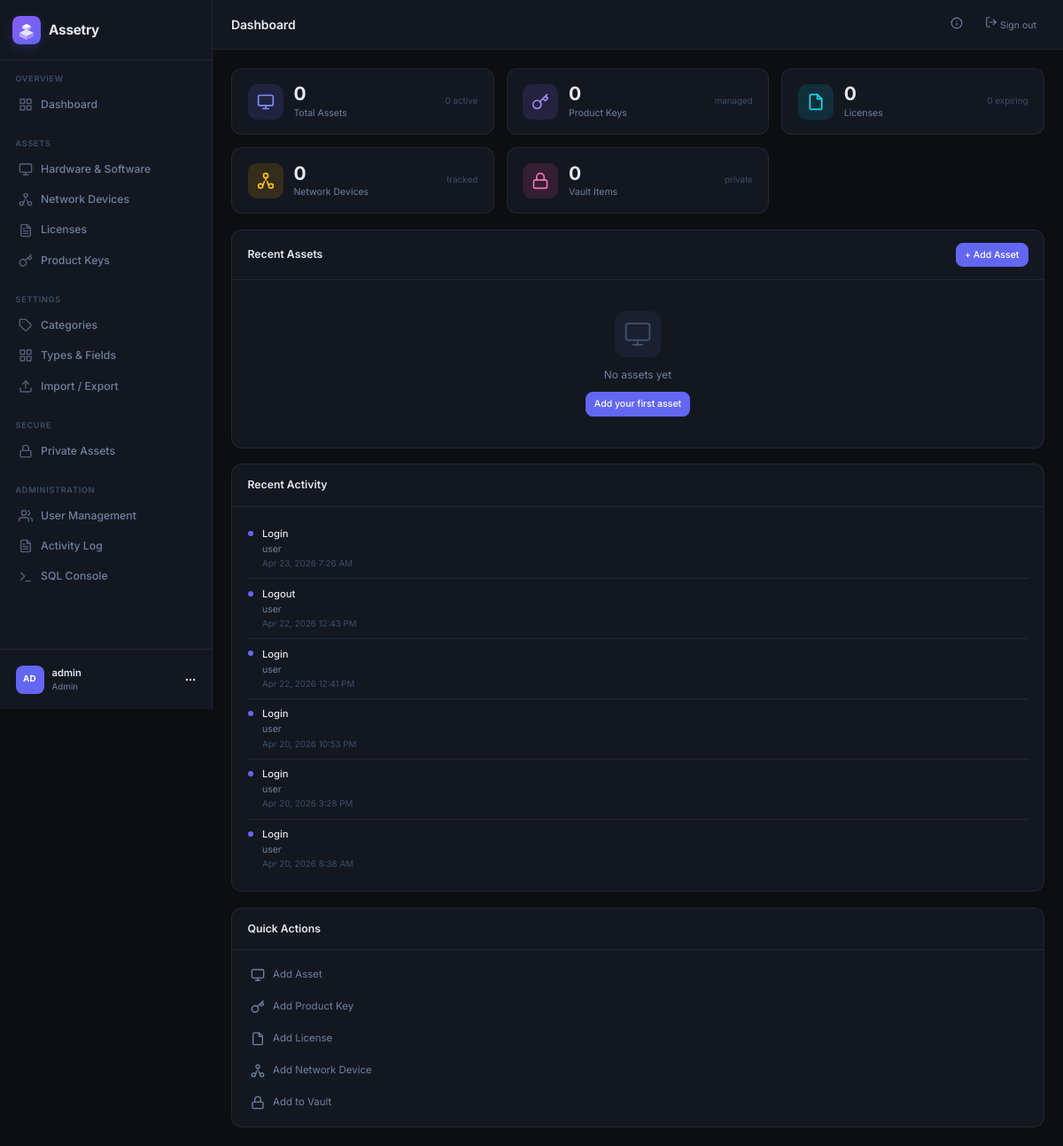
The page /dashboard (signed in) on the database as committed earlier.
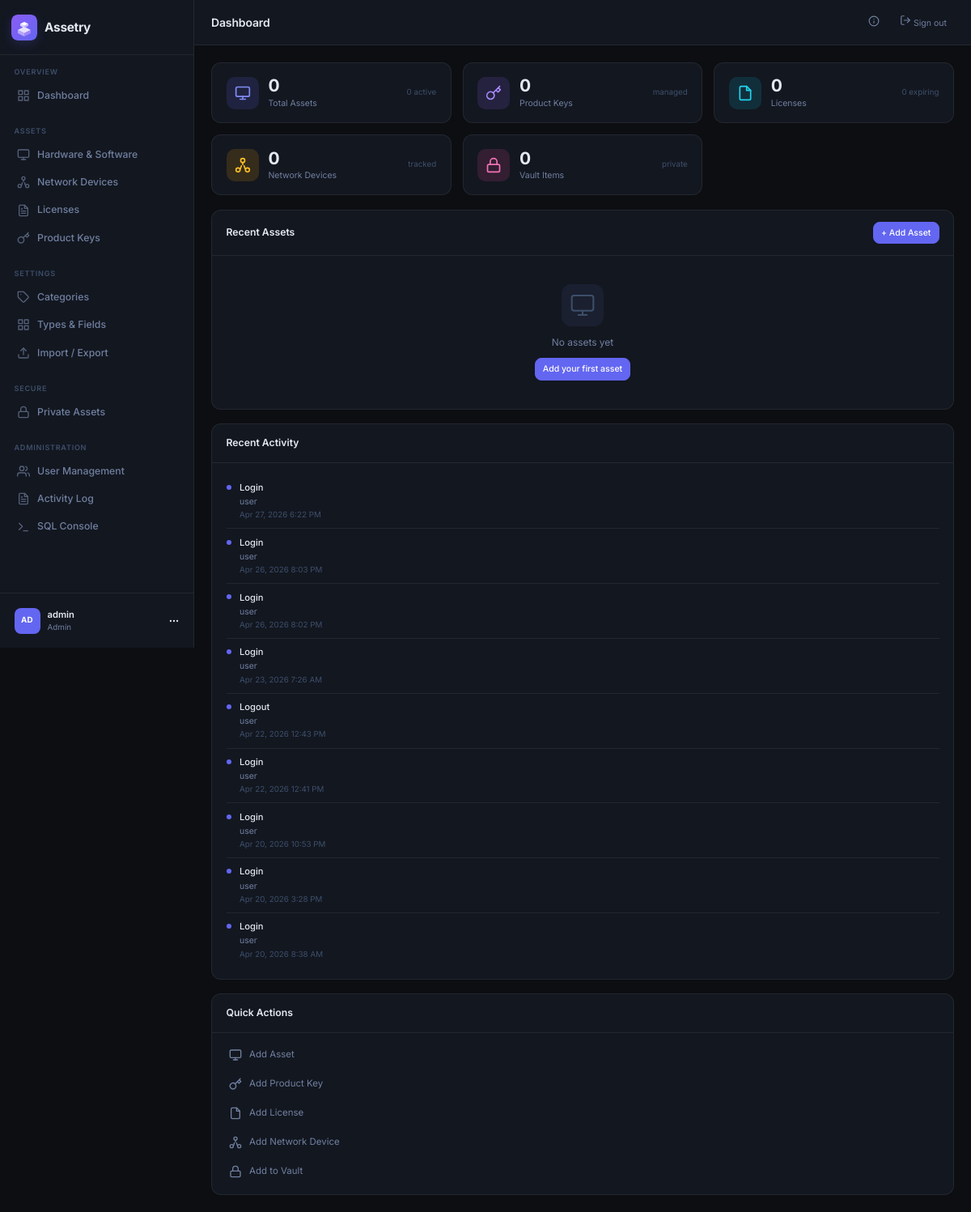
The same page on the database as committed later.
### tables this page shows
CREATE TABLE activity_log (
            id INTEGER PRIMARY KEY AUTOINCREMENT,
            user_id INTEGER,
            action TEXT NOT NULL,
            entity_type TEXT,
            entity_id INTEGER,
            details TEXT,
            ip_address TEXT,
            created_at DATETIME DEFAULT CURRENT_TIMESTAMP,
            FOREIGN KEY (user_id) REFERENCES users(id) ON DELETE SET NULL
        );

### src/controllers/dashboard_controller.php (called while the page is built, shortened)
<?php
route('GET', '/dashboard', function($params) {
    requireLogin();
    $user = currentUser();
    $db = getDB();
    $recentActivity = $db->query("
        SELECT al.*, u.username FROM activity_log al
        LEFT JOIN users u ON al.user_id = u.id
        WHERE al.user_id = {$user['id']}
        ORDER BY al.created_at DESC LIMIT 10
    ")->fetchAll();
    require __DIR__ . '/../views/pages/dashboard.php';
    require __DIR__ . '/../views/layouts/main.php';
});

### public/index.php (called while the page is built, shortened)
<?php
require_once __DIR__ . '/../src/router.php';

### src/auth.php (called while the page is built, shortened)
<?php
function isLoggedIn(): bool {
    return isset($_SESSION['user_id']);
}
function requireLogin(): void {
    if (!isLoggedIn() || currentUser() === null) {
        session_destroy();
        header('Location: /login');
        exit;
    }
}
function currentUser(): ?array {
    static $user = null;
    if ($user === null) {
        $db = getDB();
        $stmt = $db->prepare("SELECT * FROM users WHERE id = ? AND is_active = 1");
        $stmt->execute([$_SESSION['user_id']]);
        $user = $stmt->fetch();
    }
    return $user ?: null;
}

### src/helpers.php (called while the page is built, shortened)
<?php
function e(string $str): string {
    return htmlspecialchars($str, ENT_QUOTES, 'UTF-8');
}
function formatDateTime(string $dt = null): string {
    return date('M j, Y g:i A', strtotime($dt));
}

### src/views/pages/dashboard.php (the view, shortened to what the changed rows need)
<div class="dashboard-grid">
    <div class="dash-side">
        <div class="dash-card">
            <?php if (empty($recentActivity)): ?>
            <div class="empty-state-sm">No activity yet</div>
            <?php else: ?>
            <div class="activity-feed">
                <?php foreach ($recentActivity as $log): ?>
                <div class="activity-item">
                    <div class="activity-dot"></div>
                    <div class="activity-content">
                        <span class="activity-action"><?= e(ucfirst(str_replace('_', ' ', $log['action']))) ?></span>
                        <?php if ($log['entity_type']): ?>
                        <span class="activity-entity"><?= e(str_replace('_', ' ', $log['entity_type'])) ?></span>
                        <?php endif; ?>
                        <span class="activity-time"><?= formatDateTime($log['created_at']) ?></span>
                    </div>
                </div>
                <?php endforeach; ?>
            </div>
            <?php endif; ?>
        </div>
    </div>
</div>

Rows that differ between the two databases and show on the page:
added activity_log: action "Login", entity_type "user", created_at "Apr 27, 2026 6:22 PM"
added activity_log: action "Login", entity_type "user", created_at "Apr 26, 2026 8:03 PM"
added activity_log: action "Login", entity_type "user", created_at "Apr 26, 2026 8:02 PM"
